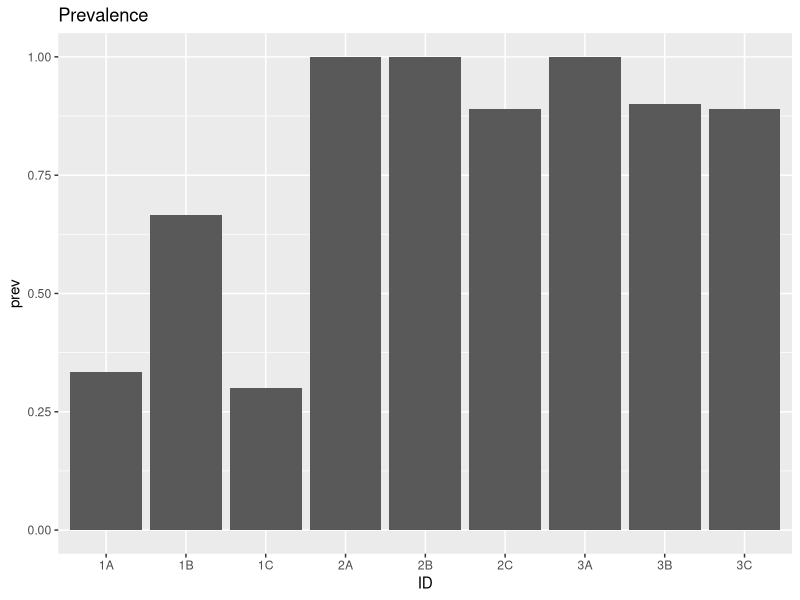
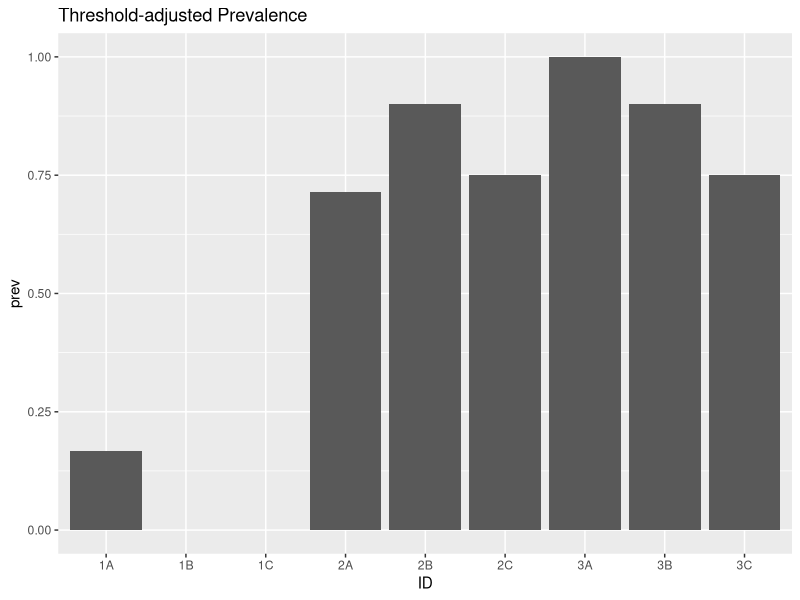
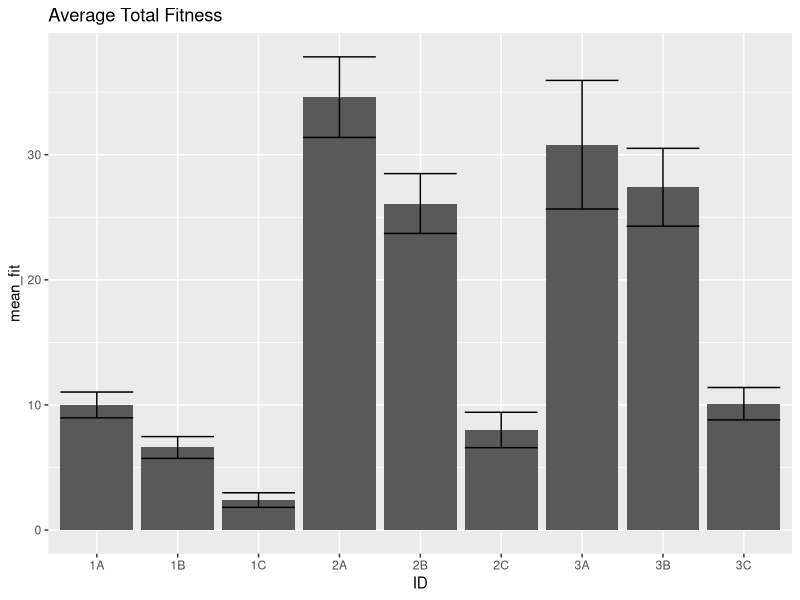
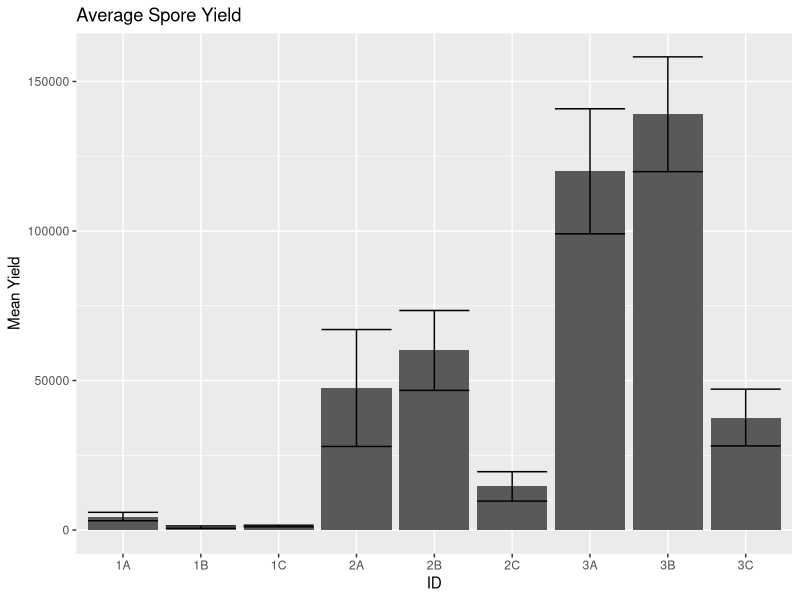
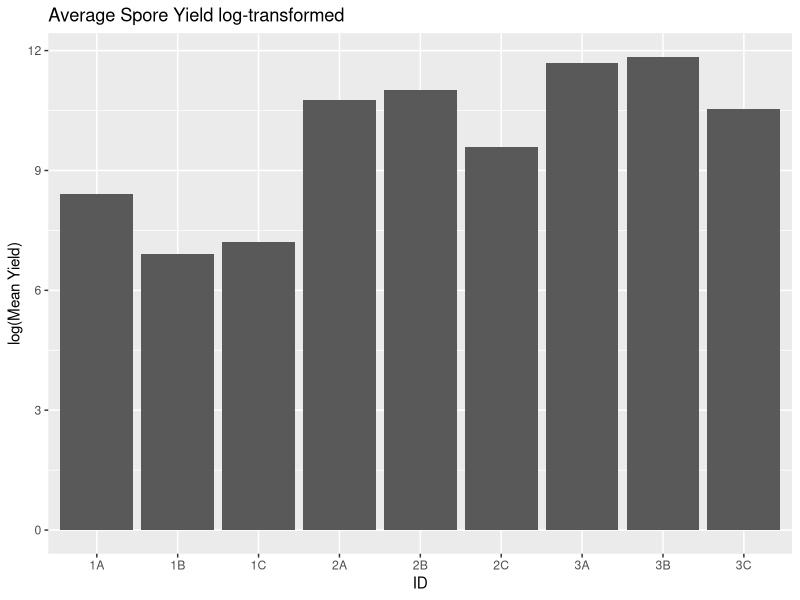
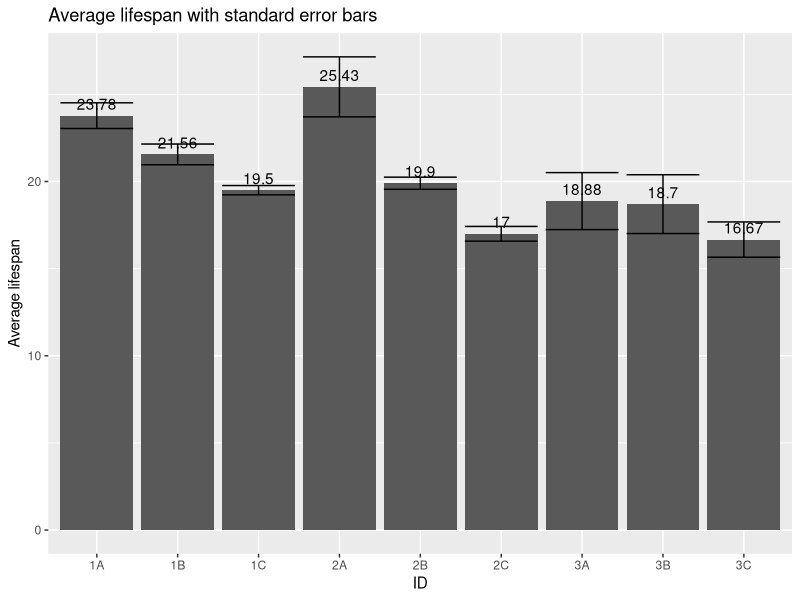
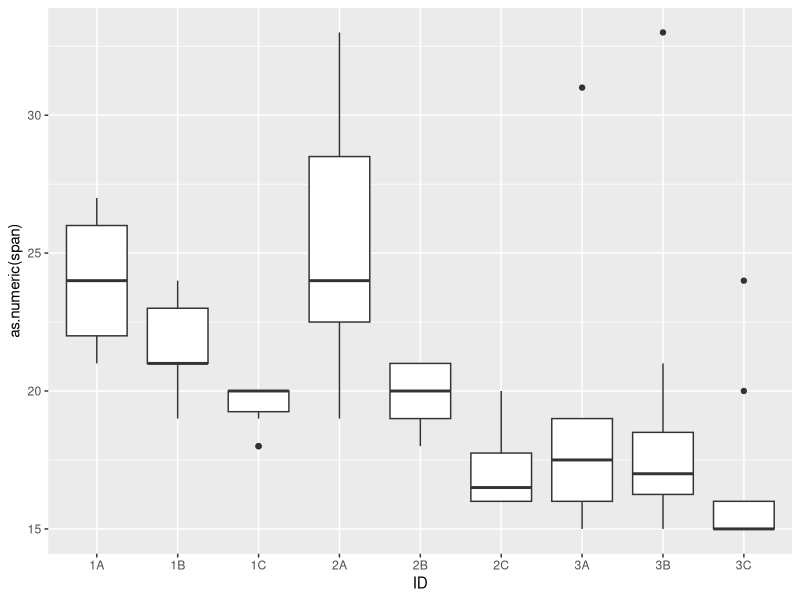
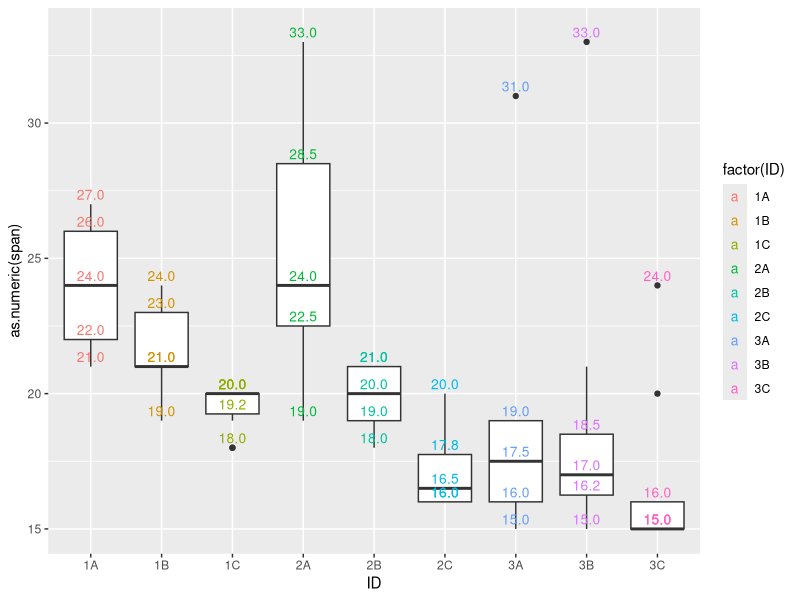

Reproduce these figures in R, in order.
## ---- chunk 1
knitr::opts_chunk$set(echo = TRUE)
knitr::opts_chunk$set(tidy.opts=list(width.cutoff=50),tidy=TRUE)
## ---- chunk 2
library(tidyverse)
library(magrittr)
library(lubridate)
library(here)
## ---- chunk 3
treatments <- read_csv(here("data/treatments.csv"))
fitness <- read_csv(here("data/fitness.csv"))
mort <- read_csv(here("data/mortality.csv"))
## ---- chunk 4
head(treatments)
head(mort)
head(fitness)
## ---- chunk 5
prev_threshold = 3125
## ---- chunk 6
prevalence <- mort %>% drop_na(infection_status) #remove observations with NA for infection status
prevalence %<>% group_by(ID) %>% summarize(n = n(), prev = sum(infection_status)/n()) 
prevalence %>% ggplot(.,aes(x=ID,y=prev)) +
  geom_col() + 
  labs(title = "Prevalence")
## ---- chunk 7
mort %<>% mutate(inf_adj = ifelse(spore_yield>prev_threshold, 1, 0))
prev_adj <- mort %>% drop_na(inf_adj) #remove observations with NA for inf_adj
prev_adj %<>% group_by(ID) %>% summarize(n = n(), prev = sum(inf_adj)/n()) 
prev_adj %>% ggplot(.,aes(x=ID,y=prev)) +
  geom_col() + 
  labs(title = "Threshold-adjusted Prevalence")
## ---- chunk 8
fit_by_ID_replicate <- fitness %>% group_by(ID, replicate) %>% summarize(total_fit = sum(fitness, na.rm = T)) # removed NAs
fit_average <- fit_by_ID_replicate %>% group_by(ID) %>% 
  summarize(n = n(), mean_fit = mean(total_fit, na.rm = T), var = var(total_fit, na.rm = T), se = sqrt(var(total_fit, na.rm = T)/n())) # remove NAs
fit_average %>% ggplot(., aes(x=ID, y=mean_fit)) +
  geom_col() + 
  geom_errorbar(aes(ymin = mean_fit-se, ymax = mean_fit+se)) +
  labs(title = "Average Total Fitness")
## ---- chunk 9
spores <- mort %>% filter(spore_yield>0) %>% group_by(ID) %>% 
  summarize(mean_yield = mean(spore_yield, na.rm=T), 
            # NAs removed but there should be no NAs after the filter
            var = var(spore_yield, na.rm = T), 
            se = sqrt(var(spore_yield, na.rm = T)/n()))
spores %>% ggplot(., aes(x=ID, y=mean_yield)) + 
  geom_col() + 
  geom_errorbar(aes(ymin = mean_yield-se, ymax = mean_yield+se)) +
  labs(title = "Average Spore Yield", y = "Mean Yield")
spores %>% ggplot(., aes(x=ID, y=log(mean_yield))) + 
  geom_col() + 
  labs(title = "Average Spore Yield log-transformed", y = "log(Mean Yield)")
## ---- chunk 10
lifespan <- left_join(mort, treatments, by = "ID")
lifespan %<>% select(ID, replicate, birth_date, date)
#mdy(lifespan$birth_date)
lifespan %<>% transmute(ID=ID, replicate=replicate, birthday=mdy(birth_date), deathday=mdy(date))
lifespan %<>% mutate(span = deathday - birthday)

mean_span <- lifespan %>% group_by(ID) %>% summarize(mean_span = mean(span, na.rm=T),
                                                     var = var(span, na.rm = T),
                                                     se = sqrt(var(span, na.rm = T)/n()))

mean_span %>% ggplot(.,aes(x=ID, y=as.numeric(mean_span))) +
  geom_col() + 
  geom_errorbar(aes(ymin = mean_span-se, ymax = mean_span+se)) +
  geom_text(aes(label=round(as.numeric(mean_span), digits = 2)), vjust = -0.5) +
  labs(title = "Average lifespan with standard error bars", y = "Average lifespan")

lifespan %>% drop_na() %>% ggplot(.,aes(x=ID, y = as.numeric(span))) + geom_boxplot()

lifespan %>% drop_na() %>% ggplot(.,aes(x=ID, y = as.numeric(span))) + geom_boxplot() + 
  stat_summary(geom="text", fun=quantile, aes(label=sprintf("%1.1f", ..y..), color=factor(ID)), position=position_nudge(y=0.35), size=3.5)
## ---- chunk 11
#rmarkdown::render(here('scripts/exploration.Rmd'), output_format = "pdf_document",output_file = here("pilot.pdf"))
